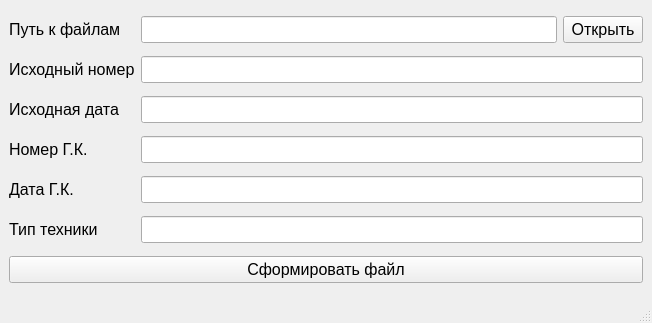
<?xml version="1.0" encoding="UTF-8"?>
<ui version="4.0">
 <class>MainWindow</class>
 <widget class="QMainWindow" name="MainWindow">
  <property name="geometry">
   <rect>
    <x>0</x>
    <y>0</y>
    <width>652</width>
    <height>323</height>
   </rect>
  </property>
  <property name="windowTitle">
   <string>Таблица</string>
  </property>
  <widget class="QWidget" name="centralwidget">
   <layout class="QGridLayout" name="gridLayout">
    <item row="7" column="0" colspan="3">
     <widget class="QPushButton" name="pushButton">
      <property name="font">
       <font>
        <pointsize>12</pointsize>
       </font>
      </property>
      <property name="text">
       <string>Сформировать файл</string>
      </property>
     </widget>
    </item>
    <item row="0" column="1">
     <widget class="QLineEdit" name="lineEdit_path">
      <property name="font">
       <font>
        <pointsize>12</pointsize>
       </font>
      </property>
     </widget>
    </item>
    <item row="0" column="2">
     <widget class="QPushButton" name="pushButton_2">
      <property name="font">
       <font>
        <pointsize>12</pointsize>
       </font>
      </property>
      <property name="text">
       <string>Открыть</string>
      </property>
     </widget>
    </item>
    <item row="0" column="0">
     <widget class="QLabel" name="label">
      <property name="font">
       <font>
        <pointsize>12</pointsize>
       </font>
      </property>
      <property name="text">
       <string>Путь к файлам</string>
      </property>
     </widget>
    </item>
    <item row="4" column="1" colspan="2">
     <widget class="QLineEdit" name="lineEdit_date_GK">
      <property name="font">
       <font>
        <pointsize>12</pointsize>
       </font>
      </property>
     </widget>
    </item>
    <item row="2" column="1" colspan="2">
     <widget class="QLineEdit" name="lineEdit_isx_date">
      <property name="font">
       <font>
        <pointsize>12</pointsize>
       </font>
      </property>
     </widget>
    </item>
    <item row="1" column="1" colspan="2">
     <widget class="QLineEdit" name="lineEdit_isx_num">
      <property name="font">
       <font>
        <pointsize>12</pointsize>
       </font>
      </property>
     </widget>
    </item>
    <item row="1" column="0">
     <widget class="QLabel" name="label_2">
      <property name="font">
       <font>
        <pointsize>12</pointsize>
       </font>
      </property>
      <property name="text">
       <string>Исходный номер</string>
      </property>
     </widget>
    </item>
    <item row="3" column="1" colspan="2">
     <widget class="QLineEdit" name="lineEdit_num_GK">
      <property name="font">
       <font>
        <pointsize>12</pointsize>
       </font>
      </property>
     </widget>
    </item>
    <item row="2" column="0">
     <widget class="QLabel" name="label_3">
      <property name="font">
       <font>
        <pointsize>12</pointsize>
       </font>
      </property>
      <property name="text">
       <string>Исходная дата</string>
      </property>
     </widget>
    </item>
    <item row="3" column="0">
     <widget class="QLabel" name="label_4">
      <property name="font">
       <font>
        <pointsize>12</pointsize>
       </font>
      </property>
      <property name="text">
       <string>Номер Г.К.</string>
      </property>
     </widget>
    </item>
    <item row="4" column="0">
     <widget class="QLabel" name="label_5">
      <property name="font">
       <font>
        <pointsize>12</pointsize>
       </font>
      </property>
      <property name="text">
       <string>Дата Г.К.</string>
      </property>
     </widget>
    </item>
    <item row="5" column="0">
     <widget class="QLabel" name="label_6">
      <property name="font">
       <font>
        <pointsize>12</pointsize>
       </font>
      </property>
      <property name="text">
       <string>Тип техники</string>
      </property>
     </widget>
    </item>
    <item row="5" column="1" colspan="2">
     <widget class="QLineEdit" name="lineEdit_device">
      <property name="font">
       <font>
        <pointsize>12</pointsize>
       </font>
      </property>
     </widget>
    </item>
   </layout>
  </widget>
  <widget class="QMenuBar" name="menubar">
   <property name="geometry">
    <rect>
     <x>0</x>
     <y>0</y>
     <width>652</width>
     <height>21</height>
    </rect>
   </property>
  </widget>
  <widget class="QStatusBar" name="statusbar"/>
 </widget>
 <resources/>
 <connections/>
</ui>
